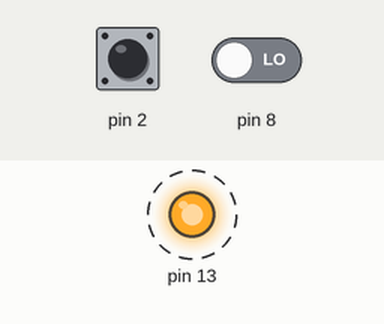
A sketch run on a simulated Arduino Uno, built with avr-gcc and run on an emulated ATmega328P. On the bench: output pins drawn as LEDs (lit = HIGH). Dashed ring = blinking. The test bench sets the inputs (shaded band); at power-on: pin 8 LOW, pin 2 HIGH. What the sketch prints to the serial monitor is not drawn.

Above: at 3.8 s.
3.9 s: pin 8 driven HIGH
Timing chart, 0 to 13.4 s (numbered marks = the images above; inputs shaded):
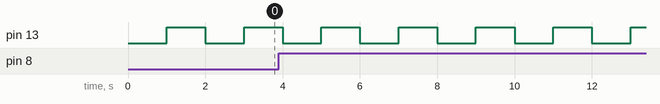

The sketch:

lightToFreqInterrupts.ino
```cpp
/*
The important thing to get down in this situation is how to control the value
refresh rate independently from the print rate without corrupting the sensor
calculated output value.
*/


/*
 *    FILE: demo01.pde
 *  AUTHOR: Rob Tillaart
 *    DATE: 2011 05 16
 *
 * PURPOSE: prototype TSL235R monitoring
 *
 * Digital Pin layout ARDUINO
 * =============================
 *  2     IRQ 0    - to TSL235R
 *
 * PIN 1 - GND
 * PIN 2 - VDD - 5V
 * PIN 3 - SIGNAL
 *
 */


/*Serial monitor capture of disconnected sensor, nominal room light, then high
brightness, then low brightness.


capture at 3.3V rail power
FREQ: 0   = 0 mW/m2
FREQ: 0  = 0 mW/m2
FREQ: 0  = 0 mW/m2
FREQ: 0  = 0 mW/m2
FREQ: 0  = 0 mW/m2
FREQ: 0  = 0 mW/m2
FREQ: 0  = 0 mW/m2
FREQ: 0  = 0 mW/m2
FREQ: 0  = 0 mW/m2
FREQ: 0  = 0 mW/m2
FREQ: 0  = 0 mW/m2
FREQ: 0  = 0 mW/m2
FREQ: 0  = 0 mW/m2
FREQ: 0  = 0 mW/m2
FREQ: 0  = 0 mW/m2
FREQ: 0  = 0 mW/m2
FREQ: 0  = 0 mW/m2
FREQ: 0  = 0 mW/m2
FREQ: 0  = 0 mW/m2
FREQ: 0  = 0 mW/m2
FREQ: 0  = 0 mW/m2
FREQ: 9389   = 94 mW/m2
FREQ: 9353   = 94 mW/m2
FREQ: 9360   = 94 mW/m2
FREQ: 9423   = 94 mW/m2
FREQ: 9408   = 94 mW/m2
FREQ: 9407   = 94 mW/m2
FREQ: 9321   = 93 mW/m2
FREQ: 7629   = 76 mW/m2
FREQ: 8512   = 85 mW/m2
FREQ: 38026  = 380 mW/m2
FREQ: 27175  = 272 mW/m2
FREQ: 23946  = 239 mW/m2
FREQ: 2452   = 25 mW/m2
FREQ: 332  = 3 mW/m2
FREQ: 227  = 2 mW/m2
FREQ: 226  = 2 mW/m2
FREQ: 235  = 2 mW/m2
FREQ: 241  = 2 mW/m2
FREQ: 248  = 2 mW/m2


results at 5V rail power
FREQ: 0   = 0 mW/m2
FREQ: 0  = 0 mW/m2
FREQ: 0  = 0 mW/m2
FREQ: 0  = 0 mW/m2
FREQ: 0  = 0 mW/m2
FREQ: 0  = 0 mW/m2
FREQ: 0  = 0 mW/m2
FREQ: 0  = 0 mW/m2
FREQ: 0  = 0 mW/m2
FREQ: 0  = 0 mW/m2
FREQ: 489  = 5 mW/m2
FREQ: 3392   = 34 mW/m2
FREQ: 4637   = 46 mW/m2
FREQ: 5288   = 53 mW/m2
FREQ: 5199   = 52 mW/m2
FREQ: 5523   = 55 mW/m2
FREQ: 4811   = 48 mW/m2
FREQ: 5824   = 58 mW/m2
FREQ: 26363  = 264 mW/m2
FREQ: 25580  = 256 mW/m2
FREQ: 23641  = 236 mW/m2
FREQ: 23642  = 236 mW/m2
FREQ: 21418  = 214 mW/m2
FREQ: 22279  = 223 mW/m2
FREQ: 16250  = 163 mW/m2
FREQ: 4020   = 40 mW/m2
FREQ: 263  = 3 mW/m2
FREQ: 107  = 1 mW/m2
FREQ: 96   = 1 mW/m2
FREQ: 101  = 1 mW/m2
FREQ: 132  = 1 mW/m2
FREQ: 135  = 1 mW/m2


FREQ: 7758	 = 78 mW/m2	....	1000
FREQ: 7799	 = 78 mW/m2	....	2000
FREQ: 7763	 = 78 mW/m2	....	3000
FREQ: 7666	 = 77 mW/m2	....	4000
FREQ: 7577	 = 76 mW/m2	....	5000
FREQ: 7596	 = 76 mW/m2	....	6000
FREQ: 7317	 = 73 mW/m2	ping	7000
FREQ: 7206	 = 72 mW/m2	ping	8000
FREQ: 7221	 = 72 mW/m2	ping	9000
FREQ: 7264	 = 73 mW/m2	....	10000
FREQ: 7462	 = 75 mW/m2	....	11000
FREQ: 7297	 = 73 mW/m2	....	12000
FREQ: 7287	 = 73 mW/m2	....	13000
FREQ: 7238	 = 72 mW/m2	....	14000
FREQ: 7180	 = 72 mW/m2	....	150

*/

volatile unsigned long livePulseCount = 0;
unsigned long oldPulseCount = 0;
unsigned long tempPulseCount = 0;
unsigned long lastSampleTime;

bool ledState = LOW;

void frequencyPulseCount()
{
  livePulseCount++;
}

///////////////////////////////////////////////////////////////////
//
// SETUP
//
void setup()
{
  Serial.begin(115200);
  Serial.println("START");
  pinMode(2, INPUT);
  digitalWrite(2, HIGH);
  attachInterrupt(0, frequencyPulseCount, RISING);
  pinMode(8, INPUT);
  pinMode(13, OUTPUT);
  digitalWrite(13, ledState);
}

///////////////////////////////////////////////////////////////////
//
// MAIN LOOP
//
void loop()
{
  if (millis() - lastSampleTime >= 1000)
  {
    lastSampleTime = millis();
    tempPulseCount = livePulseCount;
    unsigned long hz = tempPulseCount - oldPulseCount;
    Serial.print("FREQ: ");
    Serial.print(hz);
    Serial.print("\t = ");
    Serial.print((hz+50)/100);  // +50 == rounding last digit
    Serial.print(" mW/m2\t");
    oldPulseCount = tempPulseCount;

    if(digitalRead(8)) Serial.print("....\t");
    else Serial.print("ping\t");
    Serial.println(lastSampleTime);
    ledState = !ledState;
    digitalWrite(13, ledState);
  }
}
// END OF FILE
```

Measured:
- by itself, pin 13: alternates HIGH for 1.0 s and LOW for 1.0 s
